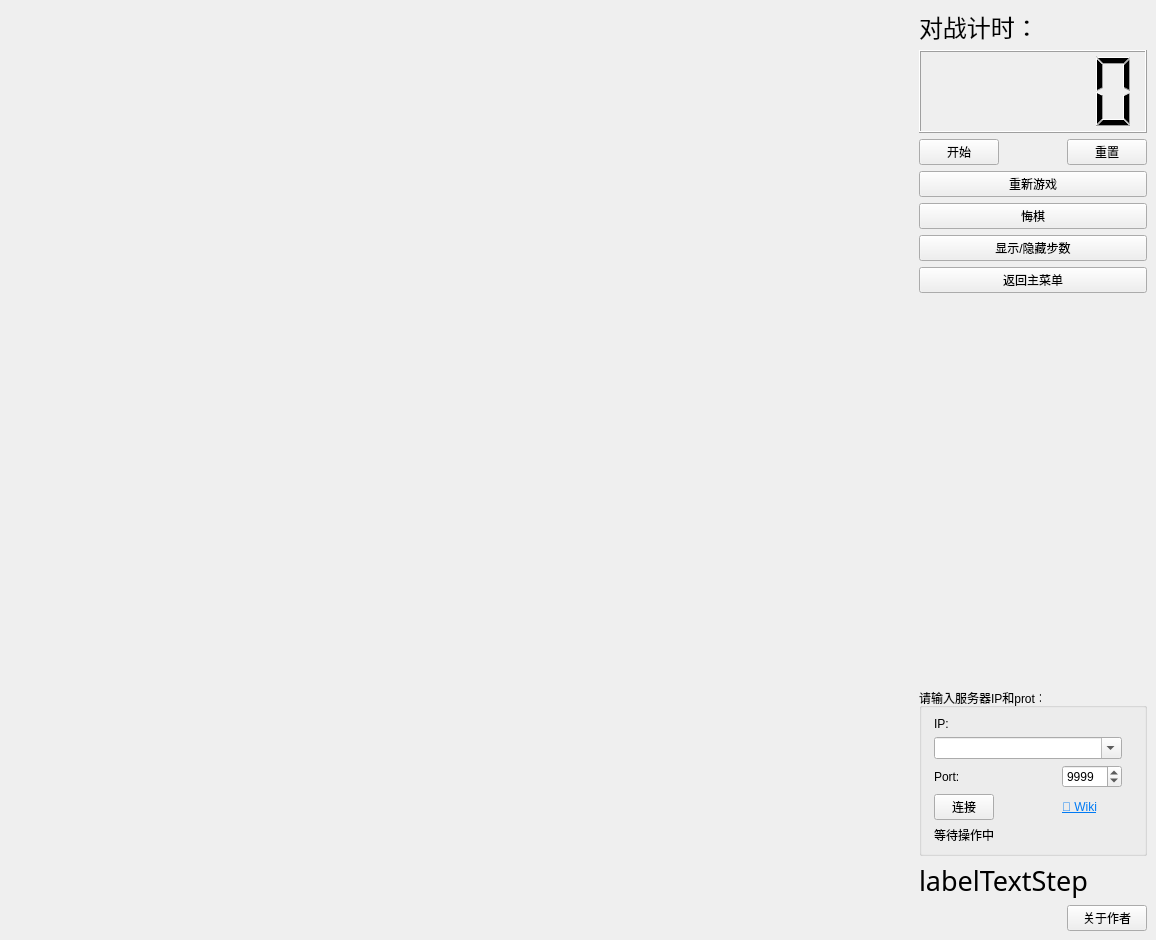
<?xml version="1.0" encoding="UTF-8"?>
<ui version="4.0">
 <class>ChessBoard</class>
 <widget class="QMainWindow" name="ChessBoard">
  <property name="geometry">
   <rect>
    <x>0</x>
    <y>0</y>
    <width>1156</width>
    <height>940</height>
   </rect>
  </property>
  <property name="windowTitle">
   <string>MainWindow</string>
  </property>
  <widget class="QWidget" name="centralwidget">
   <layout class="QHBoxLayout" name="horizontalLayout" stretch="11,3">
    <property name="leftMargin">
     <number>0</number>
    </property>
    <property name="topMargin">
     <number>0</number>
    </property>
    <property name="rightMargin">
     <number>0</number>
    </property>
    <property name="bottomMargin">
     <number>0</number>
    </property>
    <item>
     <widget class="QLabel" name="label">
      <property name="sizePolicy">
       <sizepolicy hsizetype="Expanding" vsizetype="Preferred">
        <horstretch>0</horstretch>
        <verstretch>0</verstretch>
       </sizepolicy>
      </property>
      <property name="text">
       <string/>
      </property>
      <property name="scaledContents">
       <bool>false</bool>
      </property>
     </widget>
    </item>
    <item>
     <widget class="QWidget" name="verticalWidget" native="true">
      <property name="sizePolicy">
       <sizepolicy hsizetype="Preferred" vsizetype="Preferred">
        <horstretch>0</horstretch>
        <verstretch>0</verstretch>
       </sizepolicy>
      </property>
      <property name="styleSheet">
       <string notr="true">#verticalWidget{
border-image: url(:/images/b.jpg);
}</string>
      </property>
      <layout class="QVBoxLayout" name="verticalLayout">
       <item>
        <widget class="QLabel" name="label_2">
         <property name="font">
          <font>
           <pointsize>18</pointsize>
          </font>
         </property>
         <property name="text">
          <string>对战计时：</string>
         </property>
        </widget>
       </item>
       <item>
        <widget class="QLCDNumber" name="lcdNumber">
         <property name="sizePolicy">
          <sizepolicy hsizetype="Minimum" vsizetype="Minimum">
           <horstretch>0</horstretch>
           <verstretch>0</verstretch>
          </sizepolicy>
         </property>
         <property name="minimumSize">
          <size>
           <width>0</width>
           <height>83</height>
          </size>
         </property>
        </widget>
       </item>
       <item>
        <layout class="QHBoxLayout" name="horizontalLayout_2">
         <property name="topMargin">
          <number>0</number>
         </property>
         <item>
          <widget class="QPushButton" name="pushButton_start">
           <property name="sizePolicy">
            <sizepolicy hsizetype="Minimum" vsizetype="Preferred">
             <horstretch>0</horstretch>
             <verstretch>0</verstretch>
            </sizepolicy>
           </property>
           <property name="text">
            <string>开始</string>
           </property>
          </widget>
         </item>
         <item>
          <spacer name="horizontalSpacer">
           <property name="orientation">
            <enum>Qt::Horizontal</enum>
           </property>
           <property name="sizeHint" stdset="0">
            <size>
             <width>40</width>
             <height>20</height>
            </size>
           </property>
          </spacer>
         </item>
         <item>
          <widget class="QPushButton" name="pushButton_reset">
           <property name="sizePolicy">
            <sizepolicy hsizetype="Minimum" vsizetype="Preferred">
             <horstretch>0</horstretch>
             <verstretch>0</verstretch>
            </sizepolicy>
           </property>
           <property name="text">
            <string>重置</string>
           </property>
          </widget>
         </item>
        </layout>
       </item>
       <item>
        <widget class="QPushButton" name="pushButton_restart">
         <property name="text">
          <string>重新游戏</string>
         </property>
        </widget>
       </item>
       <item>
        <widget class="QPushButton" name="pushButton_back">
         <property name="text">
          <string>悔棋</string>
         </property>
        </widget>
       </item>
       <item>
        <widget class="QPushButton" name="pushButton_showStep">
         <property name="text">
          <string>显示/隐藏步数</string>
         </property>
        </widget>
       </item>
       <item>
        <widget class="QPushButton" name="pushButton_toMenu">
         <property name="text">
          <string>返回主菜单</string>
         </property>
        </widget>
       </item>
       <item>
        <spacer name="verticalSpacer">
         <property name="orientation">
          <enum>Qt::Vertical</enum>
         </property>
         <property name="sizeHint" stdset="0">
          <size>
           <width>20</width>
           <height>40</height>
          </size>
         </property>
        </spacer>
       </item>
       <item>
        <widget class="QGroupBox" name="networkGroup">
         <property name="title">
          <string>请输入服务器IP和prot：</string>
         </property>
         <layout class="QGridLayout" name="gridLayout" columnstretch="5,2" columnminimumwidth="110,60">
          <property name="leftMargin">
           <number>0</number>
          </property>
          <item row="3" column="0">
           <widget class="QPushButton" name="btnTcpConnect">
            <property name="sizePolicy">
             <sizepolicy hsizetype="Fixed" vsizetype="Fixed">
              <horstretch>0</horstretch>
              <verstretch>0</verstretch>
             </sizepolicy>
            </property>
            <property name="minimumSize">
             <size>
              <width>60</width>
              <height>0</height>
             </size>
            </property>
            <property name="maximumSize">
             <size>
              <width>60</width>
              <height>16777215</height>
             </size>
            </property>
            <property name="text">
             <string>连接</string>
            </property>
           </widget>
          </item>
          <item row="1" column="0" colspan="2">
           <widget class="QComboBox" name="comboIp">
            <property name="sizePolicy">
             <sizepolicy hsizetype="Expanding" vsizetype="Fixed">
              <horstretch>0</horstretch>
              <verstretch>0</verstretch>
             </sizepolicy>
            </property>
            <property name="minimumSize">
             <size>
              <width>0</width>
              <height>0</height>
             </size>
            </property>
            <property name="editable">
             <bool>true</bool>
            </property>
            <property name="insertPolicy">
             <enum>QComboBox::NoInsert</enum>
            </property>
            <property name="sizeAdjustPolicy">
             <enum>QComboBox::AdjustToContents</enum>
            </property>
            <property name="minimumContentsLength">
             <number>18</number>
            </property>
           </widget>
          </item>
          <item row="4" column="0" colspan="2">
           <widget class="QLabel" name="labConnectStatus">
            <property name="text">
             <string>等待操作中</string>
            </property>
            <property name="wordWrap">
             <bool>true</bool>
            </property>
           </widget>
          </item>
          <item row="0" column="0" colspan="2">
           <widget class="QLabel" name="label_4">
            <property name="text">
             <string>IP:</string>
            </property>
           </widget>
          </item>
          <item row="2" column="0">
           <widget class="QLabel" name="label_5">
            <property name="text">
             <string>Port:</string>
            </property>
           </widget>
          </item>
          <item row="2" column="1">
           <widget class="QSpinBox" name="sbPort">
            <property name="sizePolicy">
             <sizepolicy hsizetype="Maximum" vsizetype="Fixed">
              <horstretch>0</horstretch>
              <verstretch>0</verstretch>
             </sizepolicy>
            </property>
            <property name="minimumSize">
             <size>
              <width>0</width>
              <height>0</height>
             </size>
            </property>
            <property name="maximumSize">
             <size>
              <width>60</width>
              <height>16777215</height>
             </size>
            </property>
            <property name="maximum">
             <number>65535</number>
            </property>
            <property name="value">
             <number>9999</number>
            </property>
           </widget>
          </item>
          <item row="3" column="1">
           <widget class="QLabel" name="labelWiki">
            <property name="text">
             <string>&lt;html&gt;&lt;head/&gt;&lt;body&gt;&lt;p&gt;&lt;a href=&quot;https://github.com/XMuli/ChineseChess/wiki/%E7%BD%91%E7%BB%9C%E5%AF%B9%E6%88%98%E6%A8%A1%E5%BC%8F%E8%AE%BE%E7%BD%AE&quot;&gt;&lt;span style=&quot; text-decoration: underline; color:#007af4;&quot;&gt;📖 Wiki&lt;/span&gt;&lt;/a&gt;&lt;/p&gt;&lt;/body&gt;&lt;/html&gt;</string>
            </property>
            <property name="openExternalLinks">
             <bool>true</bool>
            </property>
           </widget>
          </item>
         </layout>
        </widget>
       </item>
       <item>
        <widget class="QLabel" name="labelTextStep">
         <property name="font">
          <font>
           <family>宋体</family>
           <pointsize>20</pointsize>
          </font>
         </property>
         <property name="text">
          <string>labelTextStep</string>
         </property>
        </widget>
       </item>
       <item>
        <layout class="QHBoxLayout" name="horizontalLayout_3">
         <property name="topMargin">
          <number>0</number>
         </property>
         <item>
          <spacer name="horizontalSpacer_2">
           <property name="orientation">
            <enum>Qt::Horizontal</enum>
           </property>
           <property name="sizeHint" stdset="0">
            <size>
             <width>40</width>
             <height>20</height>
            </size>
           </property>
          </spacer>
         </item>
         <item>
          <widget class="QPushButton" name="pushButton_about">
           <property name="sizePolicy">
            <sizepolicy hsizetype="Minimum" vsizetype="Preferred">
             <horstretch>0</horstretch>
             <verstretch>0</verstretch>
            </sizepolicy>
           </property>
           <property name="text">
            <string>关于作者</string>
           </property>
          </widget>
         </item>
        </layout>
       </item>
      </layout>
     </widget>
    </item>
   </layout>
  </widget>
  <widget class="QMenuBar" name="menubar">
   <property name="geometry">
    <rect>
     <x>0</x>
     <y>0</y>
     <width>1156</width>
     <height>17</height>
    </rect>
   </property>
  </widget>
 </widget>
 <resources/>
 <connections/>
</ui>
